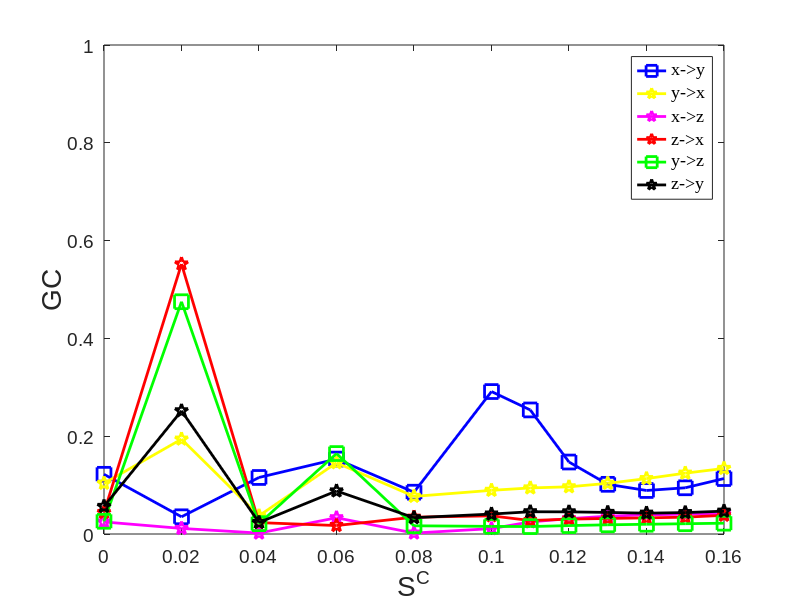

The MATLAB script that drew this image:
%% Fig10_Case6_HH_Three_Neurons_KGC
% x->y, y->z
C=[0 0.02 0.04 0.06 0.08 0.1 0.11 0.12 0.13 0.14 0.15 0.16];
GC_xy=[0.1221 0.0352 0.1156 0.1532 0.0855 0.2913 0.2537 0.1472 0.1016 0.0890 0.0945 0.1134];  % 
GC_xz=[0.0247 0.0114 0.0019 0.0332 0.0019 0.0110 0.0247 0.0314 0.0364 0.0392 0.0406 0.0414];
GC_yx=[0.1036 0.1940 0.0373 0.1456 0.0769 0.0893 0.0942 0.0965 0.1036 0.1133 0.1244 0.1341];  %
GC_yz=[0.0260 0.4750 0.0211 0.1645 0.0168 0.0156 0.0152 0.0172 0.0188 0.0199 0.0210 0.0221];
GC_zx=[0.0440 0.5521 0.0233 0.0173 0.0344 0.0371 0.0276 0.0304 0.0318 0.0330 0.0344 0.0382];
GC_zy=[0.0564 0.2519 0.0236 0.0880 0.0333 0.0408 0.0455 0.0453 0.0441 0.0426 0.0438 0.0467];

% Plot
h0=figure;
clf;
plot(C,GC_xy,'MarkerSize',10,'Marker','s','LineWidth',2,...
'Color',[0 0 1]);hold on
plot(C,GC_yx,'MarkerSize',10,'Marker','p','LineWidth',2,...
'Color',[1 1 0]);
plot(C,GC_xz,'MarkerSize',10,'Marker','p','LineWidth',2,...
'Color',[1 0 1]);
plot(C,GC_zx,'MarkerSize',10,'Marker','p','LineWidth',2,...
'Color',[1 0 0]);
plot(C,GC_yz,'MarkerSize',10,'Marker','s','LineWidth',2,...
'Color',[0 1 0]);
plot(C,GC_zy,'MarkerSize',10,'Marker','p','LineWidth',2,...
'Color',[0 0 0]);
% Legend 
% Legend 
hleg1 =legend('x->y','y->x','x->z','z->x','y->z','z->y','northeast');
set(hleg1,'Location','northeast') 
set(hleg1,'FontName','Times New Roman','FontSize',18,'FontWeight','normal')
 
axis([0 0.16 0 1.00])
set(gca, 'XTick', 0:0.02:0.16); 
% set(gca, 'YTick',0:0.02:0.65);

% Create axis font size
set(gca,'FontName','Arial','FontSize',14)
% Create xlabel
xlabel({'S^C'},'FontSize',20,'FontName','Arial');
% Create ylabel
ylabel({'GC'},'FontSize',20,'FontName','Arial');

%%
print(h0,'-depsc2','-r300','KGC_HH_Three_Neurons_Fig10.eps')